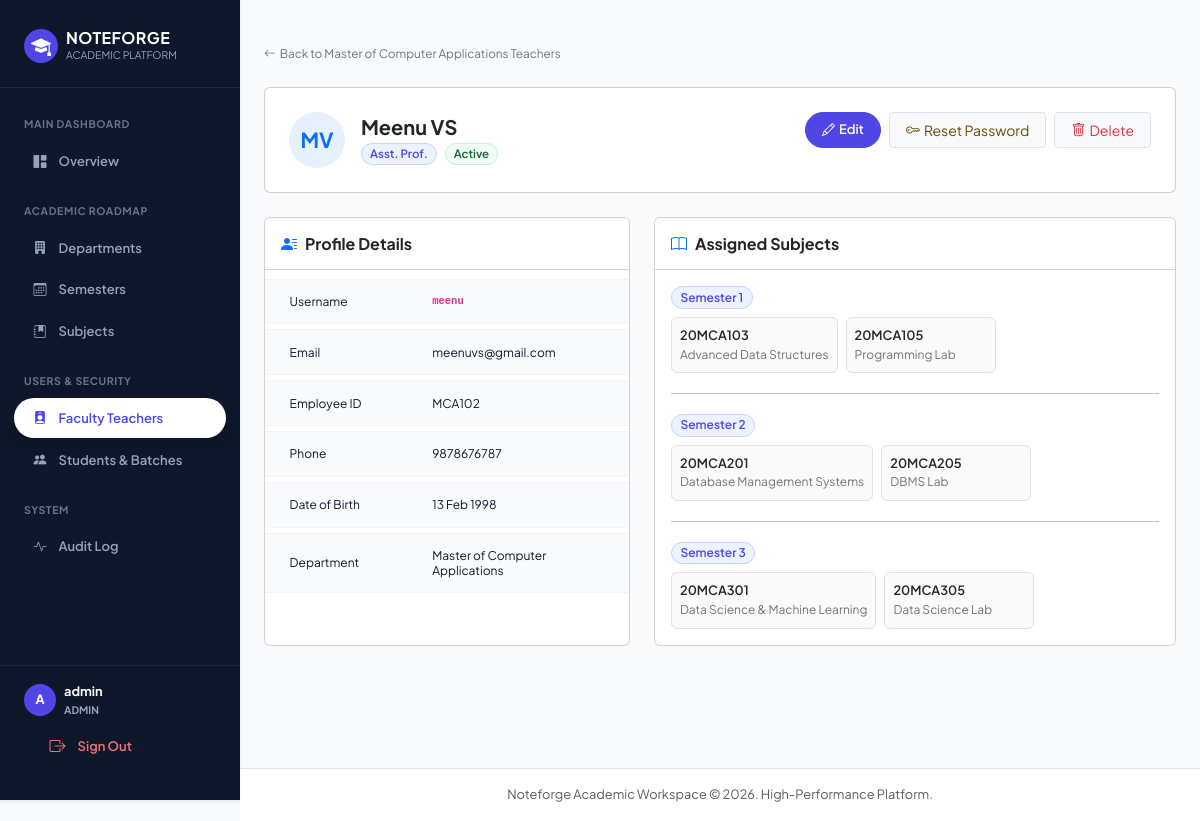
/admin-panel/teachers/2/ (signed in), run on the app's committed database.
### accounts/models.py (models this page shows, shortened)
class User(AbstractUser):
    ROLE_CHOICES = [
        ('admin',   'Admin'),
        ('teacher', 'Teacher'),
        ('student', 'Student'),
    ]
    DESIGNATION_CHOICES = [
        ('assistant_professor',  'Assistant Professor'),
        ('associate_professor',  'Associate Professor'),
    ]
    role        = models.CharField(max_length=10, choices=ROLE_CHOICES, default='student')
    department  = models.ForeignKey(
        Department, null=True, blank=True,
        on_delete=models.SET_NULL, related_name='users'
    )
    semester    = models.ForeignKey(
        Semester, null=True, blank=True,
        on_delete=models.SET_NULL, related_name='students'
    )
    semester_number = models.PositiveIntegerField(null=True, blank=True)
    batch       = models.ForeignKey(
        Batch, null=True, blank=True,
        on_delete=models.SET_NULL, related_name='students'
    )
    employee_id   = models.CharField(max_length=30, blank=True)
    phone         = models.CharField(max_length=15, blank=True)
    is_first_login = models.BooleanField(default=True)
    designation       = models.CharField(max_length=30, choices=DESIGNATION_CHOICES, blank=True)
    is_hod            = models.BooleanField(default=False)
    date_of_birth     = models.DateField(null=True, blank=True)
    assigned_subjects = models.ManyToManyField(Subject, blank=True, related_name='teachers')

class Department(models.Model):
    name = models.CharField(max_length=100, unique=True)
    code = models.CharField(max_length=20, unique=True)
    created_at = models.DateTimeField(auto_now_add=True)
    hod = models.OneToOneField(
        'User', null=True, blank=True,
        on_delete=models.SET_NULL,
        related_name='hod_of_department',
        limit_choices_to={'role': 'teacher'},
    )

class Semester(models.Model):
    department = models.ForeignKey(Department, on_delete=models.CASCADE, related_name='semesters')
    number = models.PositiveIntegerField()
    class Meta:
        unique_together = ('department', 'number')
        ordering = ['number']

class Subject(models.Model):
    semester     = models.ForeignKey(Semester, on_delete=models.CASCADE, related_name='subjects')
    name         = models.CharField(max_length=150)
    subject_code = models.CharField(max_length=30, unique=True)
    credits      = models.PositiveSmallIntegerField(default=0)

### admin_panel/views.py (the view)
    def wrapper(request, *args, **kwargs):
        if not request.user.is_authenticated:
            return redirect('login')
        if request.user.role != 'admin':
            messages.error(request, 'Access denied.')
            return redirect('login')
        return view_func(request, *args, **kwargs)

### admin_panel/views.py (called while the page is built)
def admin_required(view_func):
    def wrapper(request, *args, **kwargs):
        if not request.user.is_authenticated:
            return redirect('login')
        if request.user.role != 'admin':
            messages.error(request, 'Access denied.')
            return redirect('login')
        return view_func(request, *args, **kwargs)
    return wrapper

@admin_required
def teacher_detail(request, pk):
    teacher = get_object_or_404(User, pk=pk, role='teacher')
    semesters = Semester.objects.filter(
        department=teacher.department
    ).prefetch_related('subjects').order_by('number')
    assigned_ids = set(teacher.assigned_subjects.values_list('id', flat=True))
    sem_subjects = []
    for sem in semesters:
        subs = [s for s in sem.subjects.all() if s.pk in assigned_ids]
        if subs:
            sem_subjects.append({'semester': sem, 'subjects': subs})
    return render(request, 'admin_panel/teacher_detail.html', {
        'teacher': teacher,
        'sem_subjects': sem_subjects,
    })

### templates/admin_panel/teacher_detail.html (shortened to what this page needs)
﻿{% extends 'base.html' %}
{% block content %}
<div class="mb-4">
  <a href="{% url 'teacher_list' %}?dept={{ teacher.department_id }}" class="text-decoration-none text-secondary small">
    <i class="bi bi-arrow-left me-1"></i>Back to {{ teacher.department.name }} Teachers
  </a>
</div>
<div class="card bg-white mb-4">
  <div class="card-body p-4">
    <div class="d-flex align-items-start justify-content-between flex-wrap gap-3">
      <div class="d-flex align-items-center gap-3">
        <div class="d-flex align-items-center justify-content-center rounded-circle bg-primary bg-opacity-10 text-primary fw-bold"
             style="width: 56px; height: 56px; font-size: 1.3rem; flex-shrink: 0;">
          {{ teacher.first_name|first|upper }}{{ teacher.last_name|first|upper }}
        </div>
        <div>
          <h5 class="fw-bold text-dark mb-1">{{ teacher.get_full_name|default:teacher.username }}</h5>
          <div class="d-flex align-items-center gap-2 flex-wrap">
            {% if teacher.is_hod %}
              <span class="badge bg-warning-subtle text-warning-emphasis">HOD</span>
            {% elif teacher.designation == 'assistant_professor' %}
              <span class="badge bg-primary-subtle text-primary">Asst. Prof.</span>
            {% elif teacher.designation == 'associate_professor' %}
              <span class="badge bg-success-subtle text-success">Assoc. Prof.</span>
            {% endif %}
            {% if teacher.is_first_login %}
              <span class="badge bg-danger-subtle text-danger">Pending Login</span>
            {% else %}
              <span class="badge bg-success-subtle text-success">Active</span>
            {% endif %}
          </div>
        </div>
      </div>
      <div class="d-flex gap-2 flex-wrap">
        <a href="{% url 'teacher_edit' teacher.pk %}" class="btn btn-sm btn-primary px-3">
          <i class="bi bi-pencil me-1"></i>Edit
        </a>
        <button type="button" class="btn btn-sm btn-light border text-warning-emphasis px-3"
                data-bs-toggle="modal" data-bs-target="#resetPasswordModal"
                data-name="{{ teacher.get_full_name|default:teacher.username }}"
                data-url="{% url 'teacher_reset_password' teacher.pk %}">
          <i class="bi bi-key me-1"></i>Reset Password
        </button>
        <button type="button" class="btn btn-sm btn-light border text-danger px-3"
                data-bs-toggle="modal" data-bs-target="#deleteModal"
                data-name="{{ teacher.get_full_name|default:teacher.username }}"
                data-url="{% url 'teacher_delete' teacher.pk %}">
          <i class="bi bi-trash me-1"></i>Delete
        </button>
      </div>
    </div>
  </div>
</div>
<div class="row g-4">
  <div class="col-md-5">
    <div class="card bg-white h-100">
      <div class="card-header bg-white py-3">
        <h6 class="fw-bold text-dark mb-0"><i class="bi bi-person-lines-fill text-primary me-2"></i>Profile Details</h6>
      </div>
      <div class="card-body p-0">
        <table class="table table-sm mb-0">
          <tbody>
            <tr>
              <td class="text-secondary small ps-4" style="width: 40%;">Username</td>
              <td class="fw-semibold small"><code>{{ teacher.username }}</code></td>
            </tr>
            <tr>
              <td class="text-secondary small ps-4">Email</td>
              <td class="small">{{ teacher.email|default:"—" }}</td>
            </tr>
            <tr>
              <td class="text-secondary small ps-4">Employee ID</td>
              <td class="small">{{ teacher.employee_id|default:"—" }}</td>
            </tr>
            <tr>
              <td class="text-secondary small ps-4">Phone</td>
              <td class="small">{{ teacher.phone|default:"—" }}</td>
            </tr>
            <tr>
              <td class="text-secondary small ps-4">Date of Birth</td>
              <td class="small">{{ teacher.date_of_birth|date:"d M Y"|default:"—" }}</td>
            </tr>
            <tr>
              <td class="text-secondary small ps-4">Department</td>
              <td class="small">{{ teacher.department.name|default:"—" }}</td>
            </tr>
          </tbody>
        </table>
      </div>
    </div>
  </div>
  <div class="col-md-7">
    <div class="card bg-white h-100">
      <div class="card-header bg-white py-3">
        <h6 class="fw-bold text-dark mb-0"><i class="bi bi-book text-primary me-2"></i>Assigned Subjects</h6>
      </div>
      <div class="card-body">
        {% if sem_subjects %}
          <div class="d-flex flex-column gap-3">
            {% for entry in sem_subjects %}
            <div>
              <div class="mb-2">
                <span class="badge bg-primary-subtle text-primary" style="font-size: 0.75rem;">
                  Semester {{ entry.semester.number }}
                </span>
              </div>
              <div class="d-flex flex-wrap gap-2">
                {% for sub in entry.subjects %}
                <div class="border rounded p-2" style="min-width: 150px; background: #fafafa;">
                  <div class="fw-semibold text-dark" style="font-size: 0.8rem;">{{ sub.subject_code }}</div>
                  <div class="text-secondary" style="font-size: 0.75rem;">{{ sub.name }}</div>
                </div>
                {% endfor %}
              </div>
            </div>
            {% if not forloop.last %}<hr class="my-1 opacity-25">{% endif %}
            {% endfor %}
          </div>
        {% endif %}
      </div>
    </div>
  </div>
</div>
{% endblock %}

### templates/base.html (shortened to what this page needs)
<!DOCTYPE html>
<html lang="en">
<head>
<link href="https://cdn.jsdelivr.net/npm/bootstrap@5.3.3/dist/css/bootstrap.min.css" rel="stylesheet">
<link rel="stylesheet" href="https://cdn.jsdelivr.net/npm/bootstrap-icons@1.11.3/font/bootstrap-icons.min.css">
</head>
<body>
<div class="d-flex">
  {% if user.is_authenticated %}
  <aside class="nf-sidebar shadow-sm" id="sidebarMenu">
    <div class="nf-sidebar-brand d-flex align-items-center justify-content-between">
      <div class="d-flex align-items-center gap-2">
        <div class="bg-primary text-white rounded-circle d-flex align-items-center justify-content-center fw-bold" style="width: 34px; height: 34px; background-color: var(--nf-indigo) !important;">
          <i class="bi bi-mortarboard-fill fs-5"></i>
        </div>
        <div>
          <div class="h6 fw-bold text-white mb-0" style="letter-spacing: 0.03em;">NOTEFORGE</div>
          <small class="text-slate-400" style="font-size: 0.65rem; color: #94a3b8;">ACADEMIC PLATFORM</small>
        </div>
      </div>
    </div>
    <nav class="py-2">
      {% if user.role == 'admin' %}
        <div class="nf-nav-header">Main Dashboard</div>
        <a href="{% url 'admin_dashboard' %}" class="nf-nav-link {% if request.resolver_match.url_name == 'admin_dashboard' %}active{% endif %}">
          <i class="bi bi-grid-1x2-fill"></i> Overview
        </a>
        <div class="nf-nav-header">Academic Roadmap</div>
        <a href="{% url 'department_list' %}" class="nf-nav-link {% if 'department' in request.resolver_match.url_name %}active{% endif %}">
          <i class="bi bi-building-fill"></i> Departments
        </a>
        <a href="{% url 'semester_list' %}" class="nf-nav-link {% if 'semester' in request.resolver_match.url_name %}active{% endif %}">
          <i class="bi bi-calendar3"></i> Semesters
        </a>
        <a href="{% url 'subject_list' %}" class="nf-nav-link {% if 'subject' in request.resolver_match.url_name %}active{% endif %}">
          <i class="bi bi-journal-bookmark-fill"></i> Subjects
        </a>
        <div class="nf-nav-header">Users & Security</div>
        <a href="{% url 'teacher_list' %}" class="nf-nav-link {% if 'teacher' in request.resolver_match.url_name %}active{% endif %}">
          <i class="bi bi-person-badge-fill"></i> Faculty Teachers
        </a>
        <a href="{% url 'student_list' %}" class="nf-nav-link {% if 'batch' in request.resolver_match.url_name or 'student' in request.resolver_match.url_name %}active{% endif %}">
          <i class="bi bi-people-fill"></i> Students & Batches
        </a>
        <div class="nf-nav-header">System</div>
        <a href="{% url 'audit_log' %}" class="nf-nav-link {% if 'audit' in request.resolver_match.url_name %}active{% endif %}">
          <i class="bi bi-activity"></i> Audit Log
        </a>
      {% endif %}
    </nav>
    <div class="mt-auto p-3 border-top border-slate-700" style="border-top: 1px solid #1e293b !important;">
      <div class="d-flex align-items-center gap-2 mb-2 px-2">
        <div class="btn-circle text-white fw-bold" style="width: 32px; height: 32px; font-size: 0.8rem; background-color: var(--nf-indigo) !important;">
          {{ user.username|slice:":1"|upper }}
        </div>
        <div class="overflow-hidden">
          <div class="fw-bold text-white text-truncate" style="font-size: 0.8rem;">{{ user.get_full_name|default:user.username }}</div>
          <span class="text-slate-400 d-block text-uppercase" style="font-size: 0.65rem; font-weight: 700; color: #94a3b8;">{{ user.role }}</span>
        </div>
      </div>
      <a href="{% url 'logout' %}" class="nf-nav-link text-danger w-100" style="color: #f87171 !important;">
        <i class="bi bi-box-arrow-right fs-6"></i> <span>Sign Out</span>
      </a>
    </div>
  </aside>
  {% endif %}
  <div class="nf-main-content flex-grow-1">
    <main class="p-3 p-md-4 flex-grow-1">
      {% block content %}{% endblock %}
    </main>
    <footer class="mt-auto py-3 px-4 bg-white border-top text-center text-muted" style="font-size: 0.8rem;">
      Noteforge Academic Workspace &copy; 2026. High-Performance Platform.
    </footer>
  </div>
</div>
</body>
</html>

### templates/base.html (style rules this page uses)
:root { --bs-body-font-family: 'Plus Jakarta Sans', -apple-system, BlinkMacSystemFont, sans-serif; --bs-body-bg: #f8fafc; --bs-body-color: #0f172a; --nf-indigo: #4f46e5; --nf-indigo-hover: #4338ca; --nf-indigo-light: #eef2ff; }
body { font-family: var(--bs-body-font-family); background-color: var(--bs-body-bg); color: var(--bs-body-color); font-size: 13.5px; line-height: 1.55; -webkit-font-smoothing: antialiased; }
.nf-sidebar { width: 240px; height: 100vh; position: fixed; top: 0; left: 0; background-color: #0f172a; z-index: 1040; overflow-y: auto; transition: transform 0.25s ease-in-out; padding-top: 1rem; padding-bottom: 1rem; display: flex; flex-direction: column; justify-content: space-between; }
.nf-main-content { margin-left: 240px; min-height: 100vh; display: flex; flex-direction: column; }
.nf-sidebar-brand { padding: 0.75rem 1.5rem 1.5rem; border-bottom: 1px solid #1e293b; }
.nf-nav-header { font-size: 10.5px; font-weight: 700; text-transform: uppercase; letter-spacing: 0.06em; color: #64748b; padding: 1.25rem 1.5rem 0.4rem; }
.nf-nav-link { display: flex; align-items: center; gap: 0.75rem; padding: 0.6rem 1.25rem; margin: 0.15rem 0.85rem; color: #94a3b8; text-decoration: none; font-weight: 600; font-size: 13px; border-radius: 50px; transition: all 0.2s ease; }
.nf-nav-link.active { color: var(--nf-indigo) !important; background: #ffffff !important; box-shadow: 0 4px 14px rgba(0, 0, 0, 0.12); }
.btn-primary { background-color: var(--nf-indigo); border-color: var(--nf-indigo); color: #ffffff; font-weight: 600; border-radius: 50px; padding: 0.45rem 1.25rem; font-size: 13px; transition: all 0.2s ease; }
.btn-circle { width: 36px; height: 36px; border-radius: 50% !important; display: inline-flex; align-items: center; justify-content: center; padding: 0; transition: transform 0.2s ease; }
.table { border-collapse: separate !important; border-spacing: 0 5px !important; margin-top: 0.2rem !important; margin-bottom: 0.2rem !important; width: 100%; }
.table tbody tr { background-color: #ffffff !important; transition: background-color 0.15s ease-in-out !important; }
.table tbody td { padding: 0.9rem 1.35rem !important; border-top: 1px solid #f1f5f9 !important; border-bottom: 1px solid #f1f5f9 !important; color: #0f172a !important; font-size: 12px !important; vertical-align: middle; }
.table tbody tr td:first-child { border-left: 3px solid transparent !important; }
.badge { font-weight: 600; font-size: 11.5px; padding: 0.35em 0.7em; border-radius: 50px; }
.badge-indigo, .bg-primary-subtle { background-color: #eef2ff !important; color: #4f46e5 !important; border: 1px solid #c7d2fe !important; }
.badge-success, .bg-success-subtle { background-color: #f0fdf4 !important; color: #166534 !important; border: 1px solid #bbf7d0 !important; }

### data on the page
User: username "A", get_full_name "admin", role "ADMIN"
User: department.name "Master of Computer Applications", first_name|first "M", last_name|first "V", get_full_name "Meenu VS", username "meenu", email "meenuvs@gmail.com", employee_id "MCA102", phone "9878676787", date_of_birth "13 Feb 1998"
Semester: semester.number "1"
Subject: subject_code "20MCA103", name "Advanced Data Structures"
Subject: subject_code "20MCA105", name "Programming Lab"
Semester: semester.number "2"
Subject: subject_code "20MCA201", name "Database Management Systems"
Subject: subject_code "20MCA205", name "DBMS Lab"
Semester: semester.number "3"
Subject: subject_code "20MCA301", name "Data Science & Machine Learning"
Subject: subject_code "20MCA305", name "Data Science Lab"
